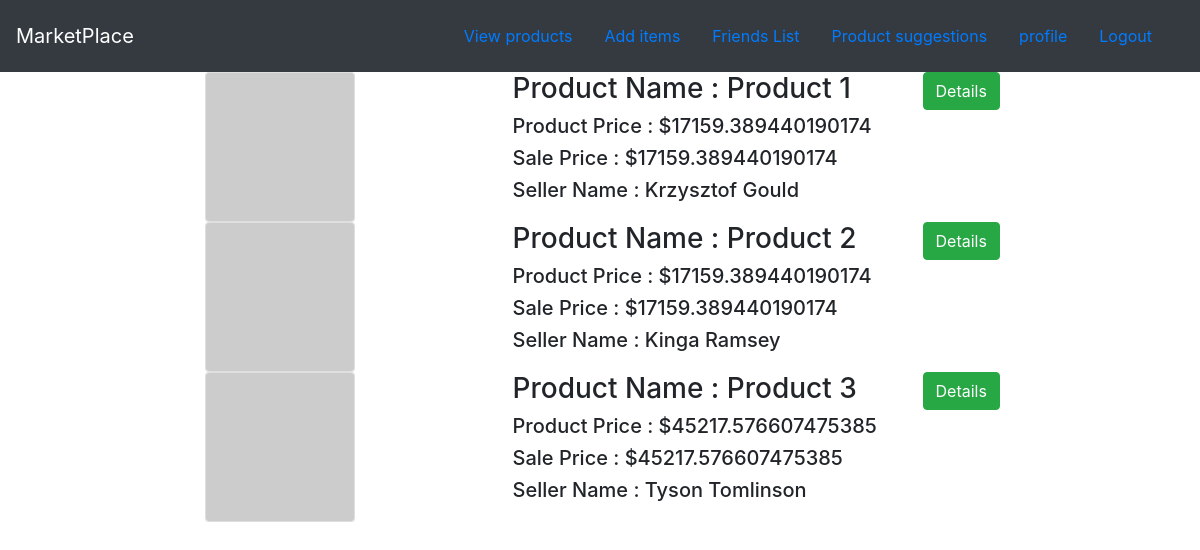
Screenshot of /marketplace/products/ (signed in) with the database file from the repository.
### marketplace/models.py (models this page shows, shortened)
class products(models.Model):
    product_id = models.IntegerField(unique=True)
    product_category = models.CharField(max_length=200)
    product_name = models.CharField(max_length=200)
    product_image = models.CharField(max_length=800,default="https://nayemdevs.com/wp-content/uploads/2020/03/default-product-image.png")
    product_stock = models.BooleanField()
    product_price = models.FloatField()
    sale_price = models.FloatField()
    description = models.TextField(null=True)
    modified_date = models.DateTimeField(auto_now=True)
    user_name = models.ForeignKey(User,on_delete=models.CASCADE,default=1)

### marketplace/views.py (the view)
# urls.py: path('products/', views.items,name='products'),
@login_required
def items(request):
    item_list = products.objects.all()
    context = {
        'item_list':item_list,
    }
    return render(request,'marketplace/items.html',context)

### marketplace/templates/marketplace/items.html (shortened to what this page needs)
{% extends 'marketplace/base.html' %}
    {% block body %}
        {% for item in item_list %}
            <div class="row">
                <div class="col-md-3 offset-md-2">
                    <img class="card" height="150px" src="{{ item.product_image }}"/>
                </div>
                <div class="col-md-4">
                    <h3>Product Name : {{ item.product_name}}</h3>
                    <h5>Product Price : ${{ item.product_price}}</h5>
                    <h5>Sale Price : ${{ item.sale_price}}</h5>
                    <h5>Seller Name : {{ item.user_name}}</h5>
                </div>
                <div class="col-md-2">
                    <a href="{% url 'marketplace:detail' item.product_id %}" class="btn btn-success">Details</a>
                </div>
            </div>
        {% endfor %}
    {% endblock %}

### marketplace/templates/marketplace/base.html (shortened to what this page needs)
{% load static %}
<!DOCTYPE html>
<html lang="en">
<head>
    <link rel="stylesheet" href="{% static 'marketplace/style.css' %}">
    <link rel="stylesheet" href="https://stackpath.bootstrapcdn.com/bootstrap/4.3.1/css/bootstrap.min.css">
</head>
<body>
    <nav class="navbar navbar-dark bg-dark">
        <a href="#" class="navbar-brand">MarketPlace</a>
        <div class="navbar">
            <a class="nav-item nav-link" href="{% url 'marketplace:products' %}">View products</a>
            <a class="nav-item nav-link" href="{% url 'marketplace:create_item' %}">Add items</a>
            <a class="nav-item nav-link" href="{% url 'marketplace:friendsList' %}">Friends List</a>
            <a class="nav-item nav-link" href="{% url 'marketplace:suggestions' %}">Product suggestions</a>
            {% if user.is_authenticated %}
                <a class="nav-item nav-link" href="{% url 'profile' %}">profile</a>
                <a class="nav-item nav-link" href="{% url 'logout' %}">Logout</a>
            {% else %}
                <a class="nav-item nav-link" href="{% url 'login' %}">Login</a>
            {% endif %}
        </div>
    </nav>
    {% block body %}
    {% endblock %}
</body>
</html>

### marketplace/static/marketplace/style.css (style rules this page uses)
body { background-color: pink; }

### rows the page displays
products: product_name "Product 1", product_price "17159.389440190174", sale_price "17159.389440190174", user_name "Krzysztof Gould"
products: product_name "Product 2", product_price "17159.389440190174", sale_price "17159.389440190174", user_name "Kinga Ramsey"
products: product_name "Product 3", product_price "45217.576607475385", sale_price "45217.576607475385", user_name "Tyson Tomlinson"
